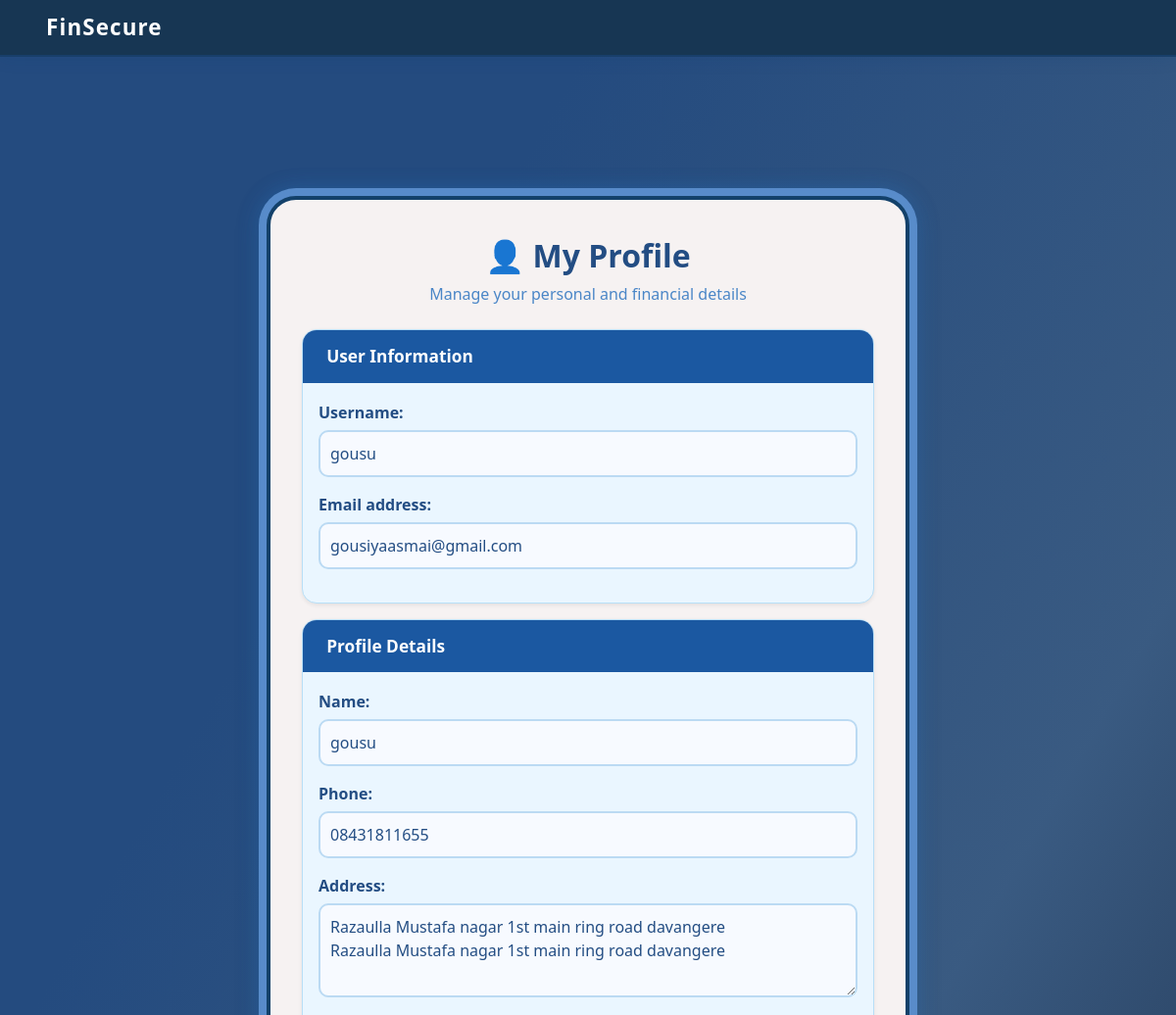
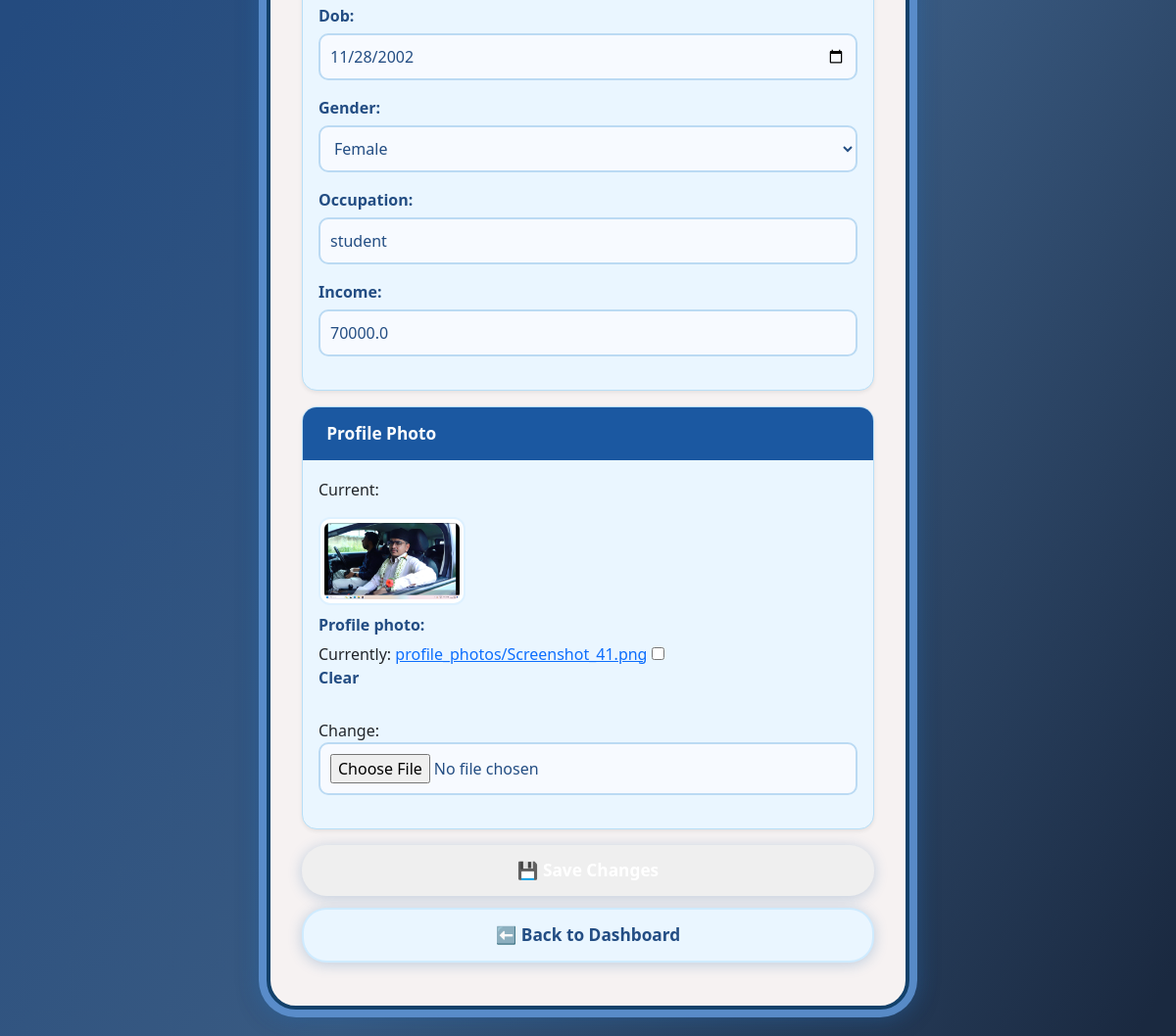
The page /users/profile/ (signed in) on the database its author committed (2 pictures, top to bottom).
### users/models.py (models this page shows, shortened)
class UserProfile(models.Model):
    user = models.OneToOneField(
        User,
        on_delete=models.CASCADE,
        related_name="profile",
        null=True,
        blank=True
    )
    name = models.CharField(max_length=100, blank=True)
    email = models.EmailField(unique=True, blank=True)
    phone = models.CharField(max_length=15, blank=True)
    profile_photo = models.ImageField(upload_to="profile_photos/", blank=True, null=True)
    occupation = models.CharField(max_length=100, blank=True)
    income = models.FloatField(default=0.0, blank=True, null=True)
    financial_behavior = models.TextField(blank=True, null=True)
    address = models.TextField(blank=True, null=True)
    dob = models.DateField(blank=True, null=True)
    gender = models.CharField(
        max_length=10,
        choices=[
            ("Male", "Male"),
            ("Female", "Female"),
            ("Other", "Other"),
        ],
        blank=True,
        null=True
    )
    created_at = models.DateTimeField(auto_now_add=True)

### users/views.py (the view)
# urls.py: path("profile/", views.profile_view, name="profile"),
@login_required
def profile_view(request):
    profile, _ = UserProfile.objects.get_or_create(
        user=request.user,
        defaults={"email": request.user.email, "name": request.user.username},
    )
    if request.method == "POST":
        u_form = UserUpdateForm(request.POST, instance=request.user)
        p_form = ProfileUpdateForm(request.POST, request.FILES, instance=profile)
        if u_form.is_valid() and p_form.is_valid():
            u_form.save()
            p_form.save()
            messages.success(request, "✅ Profile updated successfully!")
            return redirect("profile")
        else:
            messages.error(request, "❌ Please correct the errors below.")
    else:
        u_form = UserUpdateForm(instance=request.user)
        p_form = ProfileUpdateForm(instance=profile)
    return render(request, "users/profile.html", {"u_form": u_form, "p_form": p_form, "profile": profile})

### users/forms.py
class UserUpdateForm(forms.ModelForm):
    class Meta:
        model = User
        fields = ['username', 'email']

class ProfileUpdateForm(forms.ModelForm):
    class Meta:
        model = UserProfile
        fields = [
            'name',
            'phone',
            'address',
            'dob',
            'gender',
            'occupation',
            'income',
            'profile_photo',   # ✅ profile photo field
        ]
        widgets = {
            'dob': forms.DateInput(attrs={'type': 'date'}),  # calendar picker
            'address': forms.Textarea(attrs={
                'rows': 3,
                'placeholder': 'Enter your address'
            }),
        }

### users/templates/users/profile.html (shortened to what this page needs)
{% extends "base.html" %}
{% block content %}
<div class="topbar">
  FinSecure
</div>
<div class="content-wrapper">
  <div class="fs-container">
    <div class="fs-card">
      <h2>👤 My Profile</h2>
      <p class="text-muted">Manage your personal and financial details</p>
      <form method="POST" enctype="multipart/form-data">
        <div class="fs-subcard shadow-sm mb-3">
          <div class="fs-subcard-header bg-fs-dark">User Information</div>
          <div class="fs-subcard-body">
            <div class="mb-3">
              {{ u_form.username.label_tag }}
              {{ u_form.username }}
            </div>
            <div class="mb-3">
              {{ u_form.email.label_tag }}
              {{ u_form.email }}
            </div>
          </div>
        </div>
        <div class="fs-subcard shadow-sm mb-3">
          <div class="fs-subcard-header bg-fs-primary">Profile Details</div>
          <div class="fs-subcard-body">
            <div class="mb-3">{{ p_form.name.label_tag }} {{ p_form.name }} {{ p_form.name.errors }}</div>
            <div class="mb-3">{{ p_form.phone.label_tag }} {{ p_form.phone }} {{ p_form.phone.errors }}</div>
            <div class="mb-3">{{ p_form.address.label_tag }} {{ p_form.address }} {{ p_form.address.errors }}</div>
            <div class="mb-3">{{ p_form.dob.label_tag }} {{ p_form.dob }} {{ p_form.dob.errors }}</div>
            <div class="mb-3">{{ p_form.gender.label_tag }} {{ p_form.gender }} {{ p_form.gender.errors }}</div>
            <div class="mb-3">{{ p_form.occupation.label_tag }} {{ p_form.occupation }} {{ p_form.occupation.errors }}</div>
            <div class="mb-3">{{ p_form.income.label_tag }} {{ p_form.income }} {{ p_form.income.errors }}</div>
          </div>
        </div>
        <div class="fs-subcard shadow-sm mb-3">
          <div class="fs-subcard-header bg-fs-success">Profile Photo</div>
          <div class="fs-subcard-body">
            {% if request.user.profile.profile_photo %}
              <p>Current:</p>
              <img src="{{ request.user.profile.profile_photo.url }}"
                   class="img-thumbnail mb-2" width="150" alt="Profile Photo">
            {% endif %}
            <div class="mb-3">
              {{ p_form.profile_photo.label_tag }}
              {{ p_form.profile_photo }}
            </div>
          </div>
        </div>
        <button type="submit" class="fs-btn">💾 Save Changes</button>
        <a href="{% url 'dashboard' %}" class="fs-btn secondary">⬅️ Back to Dashboard</a>
      </form>
    </div>
  </div>
</div>
{% endblock %}

### templates/base.html (style rules this page uses)
body { background: #f8f9fa; }

### users/templates/users/profile.html (style rules this page uses)
body { margin: 0; min-height: 100vh; font-family: 'Segoe UI', 'Roboto', Arial, sans-serif; background: linear-gradient(120deg, #244b7f 26%, #214672e3 64%, #1a2940 98%); }
.topbar { position: fixed; top: 0; left: 0; right: 0; background: #173653; color: #fff; font-weight: 700; font-size: 1.4rem; letter-spacing: .05em; padding: 0.98em 2.1em; border-bottom: 2px solid #183f6a; box-shadow: 0 2px 16px #113e7524; z-index: 1000; width: 100vw; height: 58px; display: flex; align-items: center; justify-content: space-between; }
.content-wrapper { padding-top: 80px; }
.fs-container { max-width: 680px; margin: 40px auto; padding: 0 12px; }
.fs-card { background: rgb(246, 242, 242);; box-shadow: 0 8px 38px #183f6a29, 0 2px 8px #b2e5ff11; border-radius: 30px; border: 4px solid #13416a; padding: 38px 32px 32px 32px; margin-bottom: 25px; box-shadow: 0 0 0 8px #5e92d1e6, 0 0 20px 10px #339dff33, 0 4px 30px #193a5e72; }
.fs-card h2 { color: #234d83; font-weight: 700; margin-bottom: 8px; font-size: 2rem; text-align: center; }
.fs-card > p { text-align: center; color: #1c4e83; margin-bottom: 24px; }
.fs-subcard { background: #eaf6ff; border-radius: 15px; margin-bottom: 19px; padding: 0; overflow: hidden; border: 1px solid #b8dff7; }
.fs-subcard-header { font-weight: 700; padding: 0.8em 1.4em; font-size: 1.08em; }
.bg-fs-dark { background: #1b58a1; color: #fff; }
.bg-fs-primary { background: #1b58a1; color: #fff; }
.bg-fs-success { background: #1b58a1; color: #fff; }
.fs-subcard-body { padding: 18px 16px; }
.fs-btn { border-radius: 25px; font-weight: 700; font-size: 1.08em; padding: 13px 0; width: 100%; margin-bottom: 12px; background: linear-gradient(90deg, #1b58a1 60%); color: #fff; border: none; cursor: pointer; text-align: center; display: block; text-decoration: none; box-shadow: 0 2px 14px #2966a344; transition: background .16s; }
.fs-btn.secondary { background: #eaf6ff; color: #234d83; border: 2px solid #85caff44; }
.form-control, select, textarea, input[type="text"], input[type="email"], input[type="date"], input[type="number"], input[type="file"] { border-radius: 10px !important; border: 2px solid #bbdaf3 !important; background: #f7faff !important; color: #234d83 !important; padding: 10px !important; font-size: 1em !important; width: 100%; transition: border-color 0.18s; }
label { font-weight: 600; color: #234d83; margin-bottom: 6px; display: block; }
.text-muted { color: #4a86c7 !important; }
.img-thumbnail { border: 2px solid #85caff44; border-radius: 12px; padding: 4px; }

### rows shown on the page
UserProfile: name "gousu", phone "08431811655", address "Razaulla Mustafa nagar 1st main ring road davangere Razaulla Mustafa nagar 1st main ring road davangere", dob "11/28/2002", gender "Female", occupation "student", income "70000.0"

### other values the page prints
{{ u_form.username.label_tag }} "Username:"
{{ u_form.email.label_tag }} "Email address:"
{{ p_form.name.label_tag }} "Name:"
{{ p_form.phone.label_tag }} "Phone:"
{{ p_form.address.label_tag }} "Address:"
{{ p_form.dob.label_tag }} "Dob:"
{{ p_form.gender.label_tag }} "Gender:"
{{ p_form.occupation.label_tag }} "Occupation:"
{{ p_form.income.label_tag }} "Income:"
{{ p_form.profile_photo.label_tag }} "Profile photo:"
